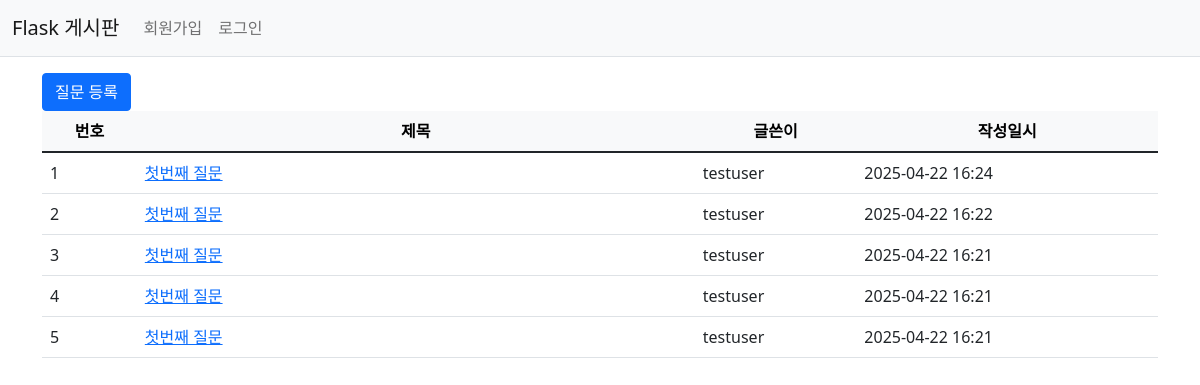
Page /question/list/ on the earlier database version.
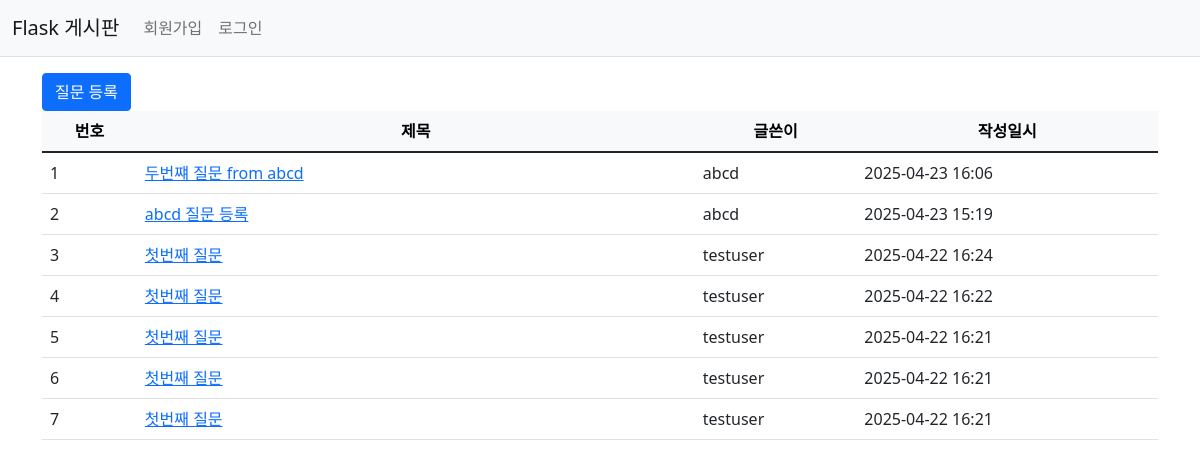
Same page on the later database version.
### app/models.py (models this page shows)
class Question(db.Model):
    id = db.Column(db.Integer, primary_key=True)
    subject = db.Column(db.String(200), nullable=False)
    content = db.Column(db.Text(), nullable=False)
    create_date = db.Column(db.DateTime(), nullable=False)
    user_id = db.Column(db.Integer, db.ForeignKey('user.id', ondelete='CASCADE'), nullable=False)
    user = db.relationship('User', backref=db.backref('question_set'))
    modify_date = db.Column(db.DateTime(), nullable=True)

class User(db.Model):
    id = db.Column(db.Integer, primary_key=True)
    username = db.Column(db.String(200), unique=True, nullable=False)
    password = db.Column(db.String(200), nullable=False)
    email = db.Column(db.String(200), unique=True, nullable=False)

### app/views/question_view.py (the view)
@bp.route('/list/')
def qlist():
    current_app.logger.info('qlist() 함수')
    question_list = Question.query.order_by(Question.create_date.desc())
    return render_template('question/question_list.html', question_list=question_list)

### app/views/auth_view.py (called while the page is built)
@bp.before_app_request
def load_logged_in_user():
    if request.endpoint and 'static' in request.endpoint:
        return
    anonymous_user = User.query.filter_by(username='testuser').first()
    if not anonymous_user:
        anonymous_user = User(username='testuser',password='9999',  email='anonymous@example.com')
        db.session.add(anonymous_user)
        db.session.commit()
    user_id = session.get('user_id')
    if user_id is None:
        g.user = None
    else:
        g.user = User.query.get(user_id)

### app/templates/question/question_list.html
{% extends 'base.html' %} {% block content %}
<div class="container my-3">
  <a href="{{ url_for('question.create') }}" class="btn btn-primary"
    >질문 등록</a
  >
  <table class="table">
    <thead>
      <tr class="text-center table-light">
        <th>번호</th>
        <th style="width: 50%">제목</th>
        <th>글쓴이</th>
        <th>작성일시</th>
      </tr>
    </thead>
    <tbody>
      {% if question_list %} {% for question in question_list %}
      <tr>
        <td>{{ loop.index }}</td>
        <td>
          <a href="{{ url_for('question.detail', question_id=question.id) }}"
            >{{ question.subject }}</a
          >
        </td>
        <td>{{ question.user.username }}</td>
        <td>{{ question.create_date.strftime('%Y-%m-%d %H:%M') }}</td>
      </tr>
      {% endfor %} {% else %}
      <tr>
        <td colspan="3">질문이 없습니다.</td>
      </tr>
      {% endif %}
    </tbody>
  </table>
</div>
{% endblock %}

### app/templates/base.html (shortened to what this page needs)
<!DOCTYPE html>
<html lang="ko">
  <head>
    <link
      rel="stylesheet"
      href="{{ url_for('static', filename='bootstrap.min.css') }}"
    />
    <link
      rel="stylesheet"
      href="{{ url_for('static', filename='style.css') }}"
    />
  </head>
  <body>
    {% include "navbar.html" %}
    {% block content %} {% endblock %}
  </body>
</html>

### app/templates/navbar.html (shortened to what this page needs)
<nav class="navbar navbar-expand-lg navbar-light bg-light border-bottom">
  <div class="container-fluid">
    <a class="navbar-brand" href="{{ url_for('main.index') }}">Flask 게시판</a>
    <div class="collapse navbar-collapse" id="navbarSupportedContent">
      {% if g.user %}
      <ul class="navbar-nav">
        <li class="nav-item">
          <a class="nav-link" href="{{ url_for('auth.logout') }}"
            >{{ g.user.username }} (로그아웃)</a
          >
        </li>
        <li class="nav-item">
          <a class="nav-link" href="{{ url_for('mypage.my_questions') }}"
            >마이페이지</a
          >
        </li>
      </ul>
      {% else %}
      <ul class="navbar-nav me-auto mb-2 mb-lg-0">
        <li class="nav-item">
          <a class="nav-link" href="{{ url_for('auth.signup') }}">회원가입</a>
        </li>
        <li class="nav-item">
          <a class="nav-link" href="{{ url_for('auth.login') }}">로그인</a>
        </li>
      </ul>
      {% endif %}
    </div>
  </div>
</nav>

Differences in the rows shown:
added Question: subject "두번쨰 질문 from abcd", user.username "abcd", create_date "2025-04-23 16:06"
added Question: subject "abcd 질문 등록", user.username "abcd", create_date "2025-04-23 15:19"
